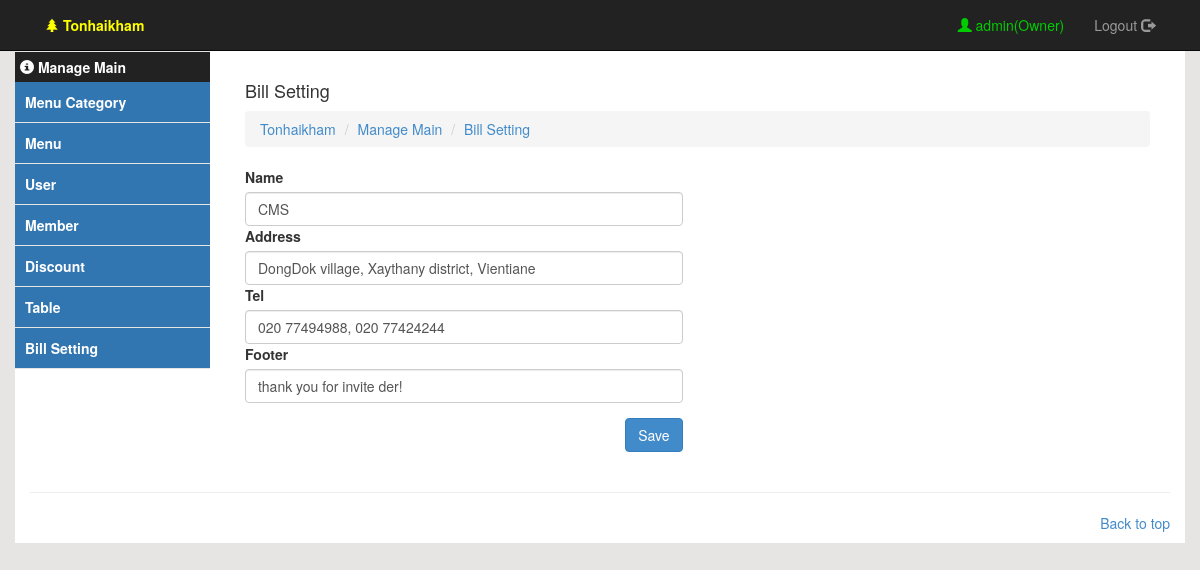
The page /main_manage.php?page=bill_setting (signed in) on the database its author committed.
### tables this page shows
CREATE TABLE `bill_setting` (
  `name` varchar(255) NOT NULL,
  `address` text NOT NULL,
  `tell` varchar(225) NOT NULL,
  `footer` varchar(255) NOT NULL
);

### includes/libraries/database.class.php (called while the page is built, shortened)
<?php
class Database {
    private $connection;
    private $hostname;
    private $username;
    private $password;
    public function __construct() {
        $this->hostname = DATABASE_HOST;
        $this->username = DATABASE_USER;
        $this->password = DATABASE_PASSWORD;
        $this->database = DATABASE_NAME;
    }
    public function openConnection() {
        $this->connection = mysql_connect($this->hostname, $this->username, $this->password);
    }
    public function executeStatement($statement) {
        $result = mysql_query($statement, $this->connection) or die(mysql_error());
        return $result;
    }
    public function executeSql($sql) {
        $result = $this->executeStatement($sql);
        $dataset = array();
        while ($row = mysql_fetch_object($result)) {
            $dataset[] = $row;
        }
        return $dataset;
    }
}

### includes/templates/view/bill_setting.php (the view)
<?php
$bill_setting = $database->executeSql("SELECT * FROM `bill_setting` ");
?>
<div style="padding: 20px;">
    <h4>Bill Setting</h4>
    <ol class="breadcrumb">
         <li><a href="backoffice.php">Tonhaikham</a></li>
        <li><a href="main_manage.php">Manage Main</a></li>
        <li><a href="main_manage.php?page=bill_setting">Bill Setting</a></li>
    </ol>
    <div class="row">
        <div class="col-lg-6">
            <form role="form">
                <div class="form-group">
                    <label>Name</label>
                    <input type="text" class="form-control" id="txt-name-bill" value="<?=$bill_setting[0]->name?>">
                    <label>Address</label>
                    <input type="text" class="form-control" id="txt-add-bill" value="<?=$bill_setting[0]->address?>">
                    <label>Tel</label>
                    <input type="text" class="form-control" id="txt-tell-bill" value="<?=$bill_setting[0]->tell?>">
                    <label>Footer</label>
                    <input type="text" class="form-control" id="txt-foot-bill" value="<?=$bill_setting[0]->footer?>">
                </div>
            </form>
            <div style="text-align: right">
                <button class="btn btn-primary" id="btn-save-bill-setting">Save</button>
            </div>
        </div>
        <div class="col-lg-6"></div>
    </div>
</div>

### rows shown on the page
bill_setting: name "CMS", address "DongDok village, Xaythany district, Vientiane", tell "020 77494988, 020 77424244", footer "thank you for invite der!"

### other values the page prints
$sys_user "admin"
user_role($sys_user_role) "Owner"
